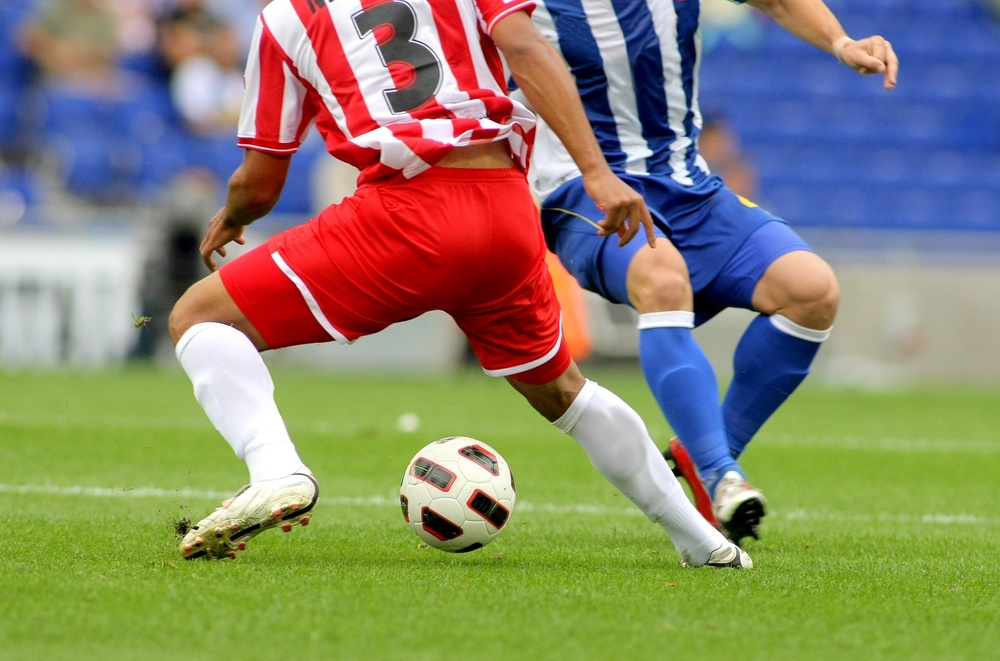
#> input picture cv/HW3/soccer.jpg, 1000 x 661 px, shrunk from 1434 x 948 before the run
$ jupyter execute --allow-errors HW3.ipynb
#> lines starting #> are read from the running program, lines starting #| are printed output that depends on the picture; after the words box and inside, x2 and y2 are one past the last pixel; in counts of white or black regions, pixels touching at a corner belong together
[cell 1]
import cv2
import numpy as np

img = cv2.imread('lenna.png',cv2.IMREAD_GRAYSCALE)
if img is None:
    print('Image load failed!')

#> (the rest of this cell did not finish here and is left out)

[cell 2]
#=======if u want check image, just use change _ to img name=======
import cv2
import numpy as np
import matplotlib.pyplot as plt

# 读入原图像
img_soccer = cv2.imread('soccer.jpg')
#> img_soccer is the input picture: shape (661, 1000, 3); mean B, G, R 107.3, 133.3, 136.8

# 获取图像的红色通道
img_soccer_red = img_soccer[:,:,2]
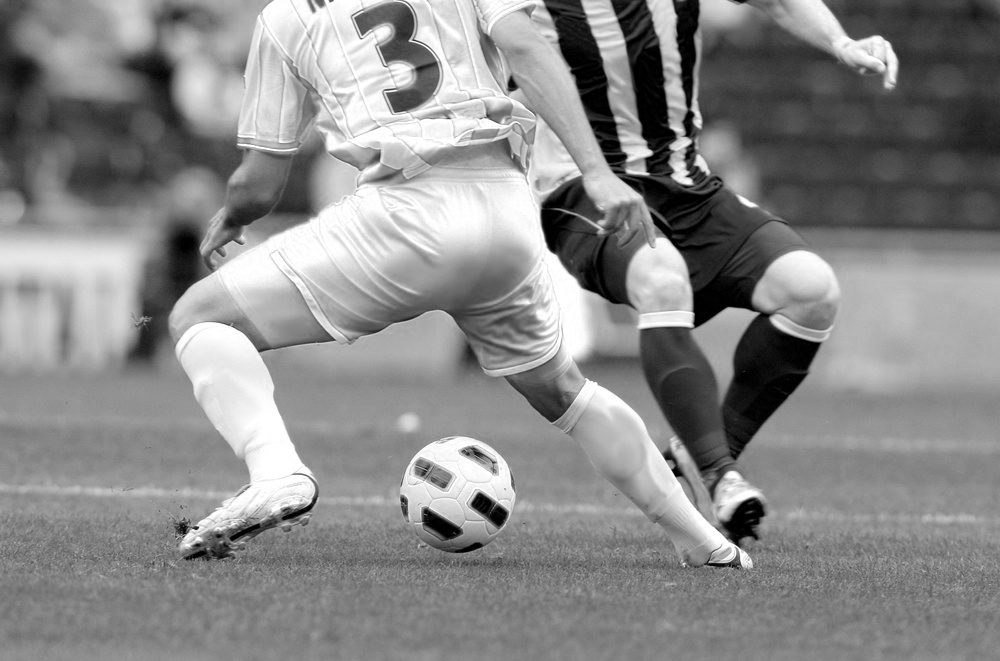
#> img_soccer_red: shape (661, 1000); min 0, max 255, mean 136.8

# 对红色通道应用 Otsu's Binarization
_, img_soccer_binary = cv2.threshold(img_soccer_red, 0, 255, cv2.THRESH_BINARY + cv2.THRESH_OTSU)
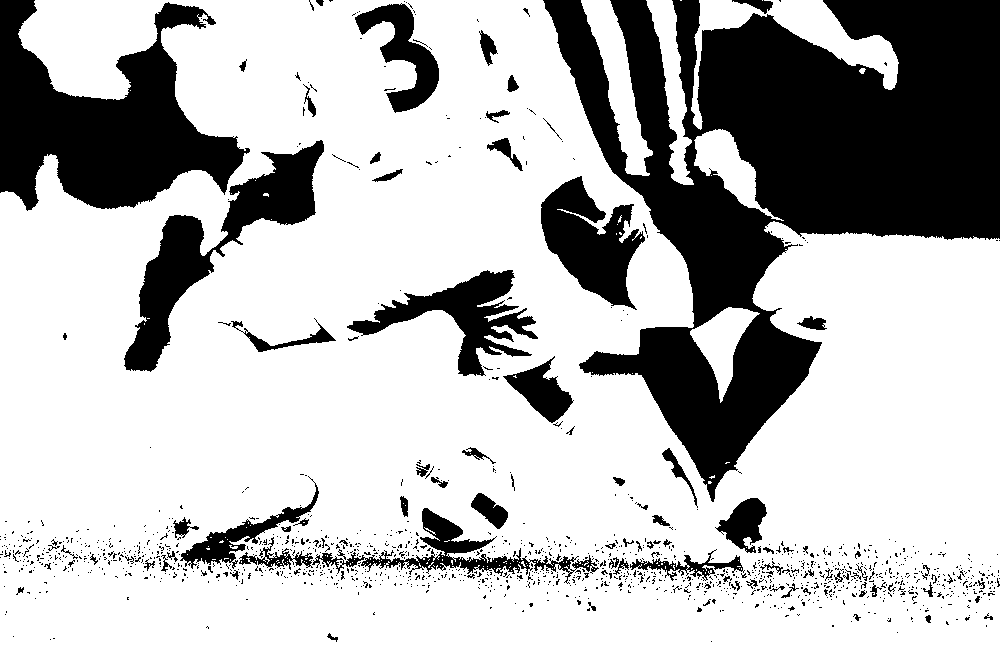
#> img_soccer_binary: shape (661, 1000); 72.8% white; 1364 black regions (1266 under 20 px), largest, box (x1, y1, x2, y2) and area: (543, 0, 1000, 502) 101762, (0, 0, 250, 211) 27195, (124, 140, 324, 372) 11569
print('Soccer image red channel - Optimal threshold:', _)
#| Soccer image red channel - Optimal threshold: 113.0

# 直方图
plt.hist(img_soccer_red.ravel(),256,[0,256])
plt.title('Histogram - Soccer Red Channel')
plt.show()
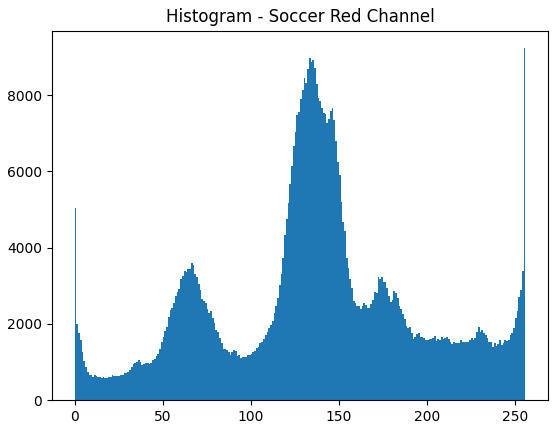
#> figure drawn by matplotlib, 1 panel; tallest bar 9233 high, from x = 255 to 256

# 读取第二个图片
img_rose = cv2.imread('rose.png')
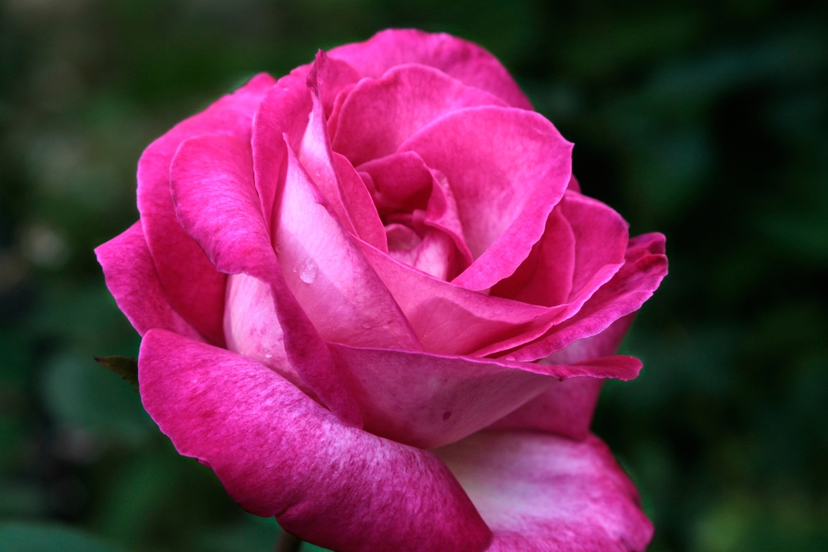
#> input picture cv/HW3/rose.png, 828 x 552 px, shrunk from 1188 x 792 before the run
#> img_rose is the input picture: shape (552, 828, 3); mean B, G, R 74.2, 43.7, 103.8

# 转换图像至灰度图
img_rose_gray = cv2.cvtColor(img_rose, cv2.COLOR_BGR2GRAY)
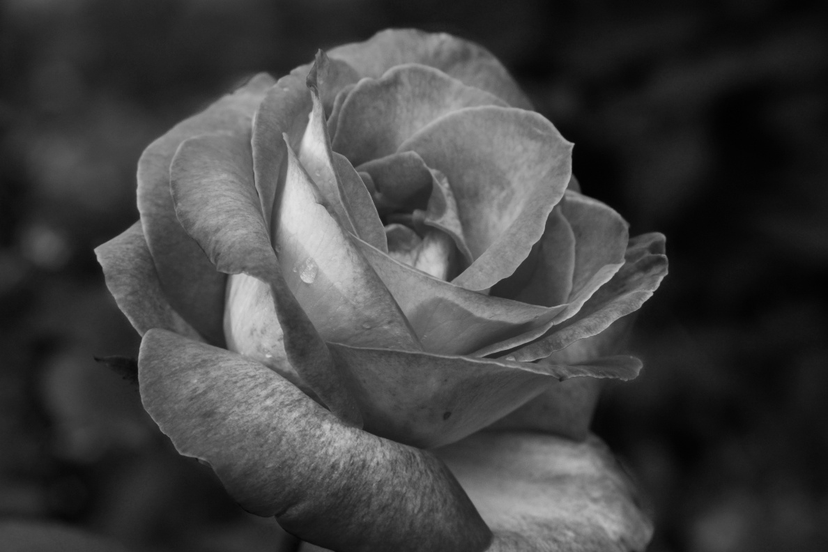
#> img_rose_gray: shape (552, 828); min 1, max 226, mean 65.1

# 对灰度图 Ostsu's Binarization
_, img_rose_gray_binary = cv2.threshold(img_rose_gray, 0, 255, cv2.THRESH_BINARY + cv2.THRESH_OTSU)
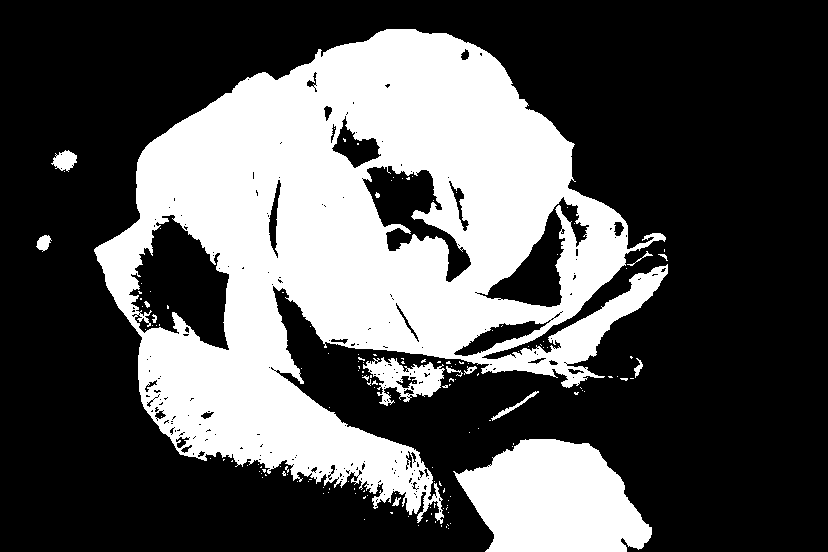
#> img_rose_gray_binary: shape (552, 828); 33.5% white; 153 white regions (138 under 20 px), largest, box (x1, y1, x2, y2) and area: (94, 29, 668, 524) 134001, (453, 439, 652, 552) 15910, (363, 357, 445, 406) 1861
print('Rose grayscale image - Optimal threshold:', _)
#| Rose grayscale image - Optimal threshold: 79.0

# 直方图
plt.hist(img_rose_gray.ravel(),256,[0,256])
plt.title('Histogram - Rose Gray Channel')
plt.show()
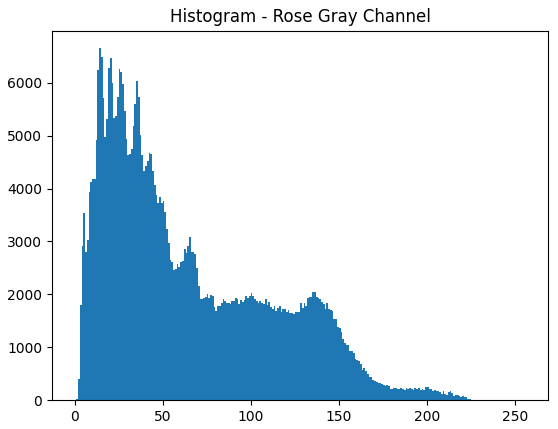
#> figure drawn by matplotlib, 1 panel; tallest bar 6654 high, from x = 14 to 15

# 获取图像红色通道
img_rose_red = img_rose[:,:,2]
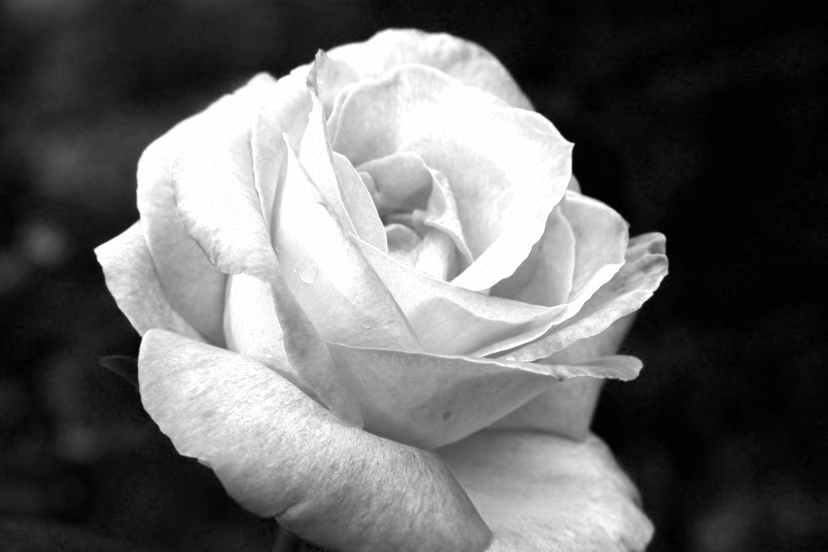
#> img_rose_red: shape (552, 828); min 0, max 255, mean 103.8

# 对红色通道应用 Ostsu's Binarization
_, img_rose_red_binary = cv2.threshold(img_rose_red, 0, 255, cv2.THRESH_BINARY + cv2.THRESH_OTSU)
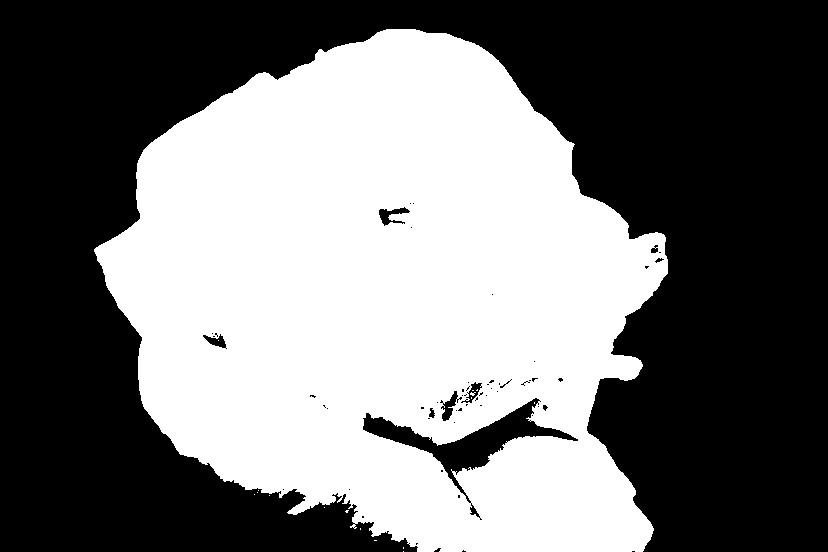
#> img_rose_red_binary: shape (552, 828); 45.2% white; 17 white regions (16 under 20 px), largest, box (x1, y1, x2, y2) and area: (94, 29, 668, 552) 206709
print('Rose image red channel - Optimal threshold:', _)
#| Rose image red channel - Optimal threshold: 112.0

# 直方图
plt.hist(img_rose_red.ravel(),256,[0,256])
plt.title('Histogram - Rose Red Channel')
plt.show()
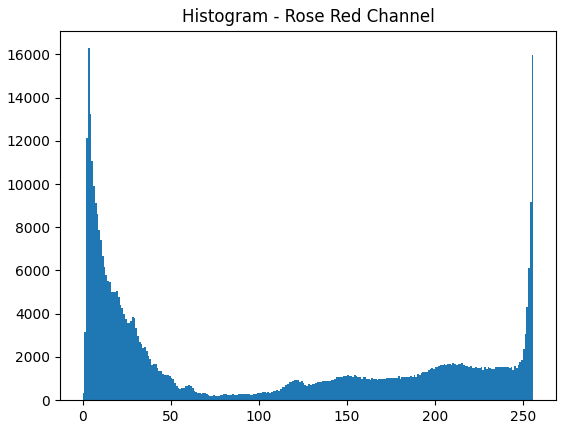
#> figure drawn by matplotlib, 1 panel; tallest bar 16283 high, from x = 3 to 4
